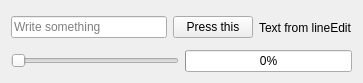
<?xml version="1.0" encoding="UTF-8"?>
<ui version="4.0">
 <class>TheWidgetItem</class>
 <widget class="QWidget" name="TheWidgetItem">
  <property name="geometry">
   <rect>
    <x>0</x>
    <y>0</y>
    <width>363</width>
    <height>83</height>
   </rect>
  </property>
  <property name="windowTitle">
   <string>Form</string>
  </property>
  <layout class="QGridLayout" name="gridLayout">
   <item row="0" column="0">
    <layout class="QVBoxLayout" name="verticalLayout">
     <item>
      <layout class="QHBoxLayout" name="horizontalLayout_2">
       <item>
        <widget class="QLineEdit" name="lineEdit">
         <property name="placeholderText">
          <string>Write something</string>
         </property>
        </widget>
       </item>
       <item>
        <widget class="QPushButton" name="pressThisBtn">
         <property name="text">
          <string>Press this</string>
         </property>
        </widget>
       </item>
       <item>
        <widget class="QLabel" name="label">
         <property name="text">
          <string>Text from lineEdit</string>
         </property>
        </widget>
       </item>
      </layout>
     </item>
     <item>
      <layout class="QHBoxLayout" name="horizontalLayout">
       <item>
        <widget class="QSlider" name="horizontalSlider">
         <property name="maximum">
          <number>100</number>
         </property>
         <property name="orientation">
          <enum>Qt::Horizontal</enum>
         </property>
        </widget>
       </item>
       <item>
        <widget class="QProgressBar" name="progressBar">
         <property name="value">
          <number>0</number>
         </property>
        </widget>
       </item>
      </layout>
     </item>
    </layout>
   </item>
  </layout>
 </widget>
 <resources/>
 <connections/>
</ui>
